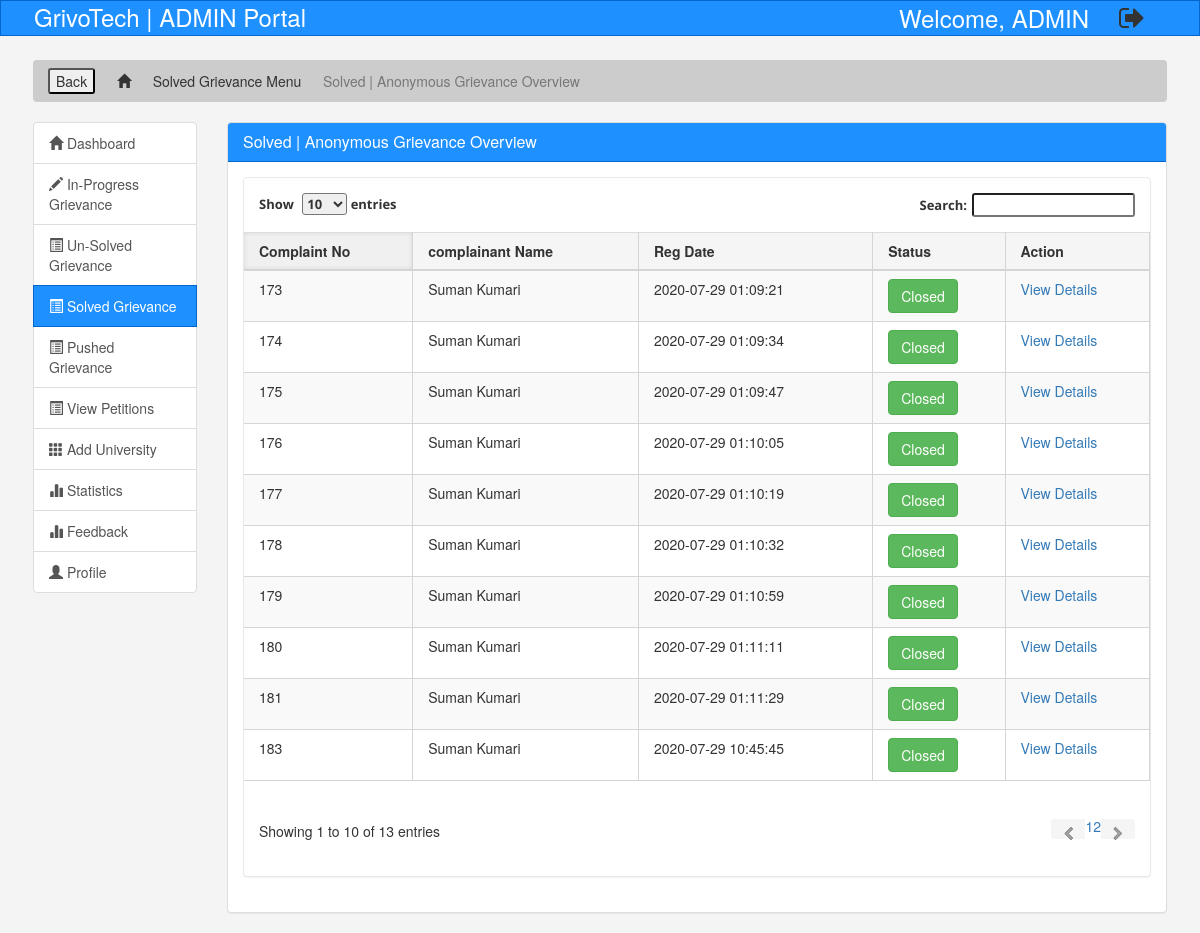
The app's page /admin/AdminsolvedGrievanceAnonymoususer.php (signed in) with its own data.
### tables this page shows
CREATE TABLE `complain` (
  `complaintNumber` int(11) NOT NULL,
  `userId` int(11) DEFAULT NULL,
  `grievanceId` int(11) DEFAULT NULL,
  `complain` mediumtext DEFAULT NULL,
  `proof` varchar(255) DEFAULT NULL,
  `isAnonymous` int(11) DEFAULT NULL,
  `regDate` timestamp NULL DEFAULT current_timestamp(),
  `status` int(11) DEFAULT NULL,
  `lastUdationDate` timestamp NULL DEFAULT NULL ON UPDATE current_timestamp(),
  `isGroupComplaint` tinyint(1) NOT NULL
);

CREATE TABLE `student` (
  `student_id` int(11) NOT NULL,
  `name` varchar(30) NOT NULL,
  `email` varchar(40) NOT NULL,
  `password` varchar(100) NOT NULL,
  `mobile` varchar(10) NOT NULL,
  `aadhar` varchar(16) NOT NULL,
  `college` int(11) NOT NULL,
  `course` varchar(25) NOT NULL,
  `branch` varchar(45) NOT NULL,
  `start` varchar(10) NOT NULL,
  `end` int(10) NOT NULL,
  `city` varchar(25) NOT NULL,
  `state` varchar(25) NOT NULL,
  `registration` int(50) NOT NULL,
  `userImage` varchar(255) DEFAULT NULL,
  `regDate` timestamp NOT NULL DEFAULT current_timestamp(),
  `updationDate` timestamp NULL DEFAULT NULL ON UPDATE current_timestamp(),
  `status` int(1) DEFAULT NULL
);

### admin/AdminsolvedGrievanceAnonymoususer.php (the view, shortened to what this page needs)
<?php
include('../include/db.php');
if(strlen($_SESSION['alogin'])==0)
	{
header('location:adminlogin.php');
}
else{
?>
<!DOCTYPE html>
<html lang="en">
<head>
	<link type="text/css" href="bootstrap/css/bootstrap.min.css" rel="stylesheet">
	<link type="text/css" href="bootstrap/css/bootstrap-responsive.min.css" rel="stylesheet">
	<link href="css/theme.css" rel="stylesheet">
	<link type="text/css" href="images/icons/css/font-awesome.css" rel="stylesheet">
	<link href="assets/css/bootstrap.min.css" rel="stylesheet">
	<link rel="stylesheet" href="https://cdnjs.cloudflare.com/ajax/libs/font-awesome/4.7.0/css/font-awesome.min.css">
	<link rel="stylesheet" href="assets/css/style.css">
</head>
<body>
	<?php include('include/header.php'); ?>
	<section id="breadcrumb">
		<div class="container" style="margin-top: 2% ; width: 97%;">
			<ol class="breadcrumb">
				<li><input type="button" value="Back" onclick="history.go(-1)"></li>
			 	<li><a href="index.php"><span class="glyphicon glyphicon-home" aria-hidden="true"></span></a></li>
			 	<li><a href="solvedGrievanceSection.php" style="text-decoration: none;">Solved Grievance Menu</a></li>
			 	<li class="active">Solved | Anonymous Grievance Overview</li>
			</ol>
		</div>
	</section>
	<section id="main">
		<div class="container" style="width: 97%;">
			<div class="row">
				<div class="col-md-2">
					<div class="list-group">
						<a href="index.php" class="list-group-item"><span class="glyphicon glyphicon-home" aria-hidden="true"></span> Dashboard</a>
						<a href="reviewGrievanceSection.php" class="list-group-item"><span class="glyphicon glyphicon-pencil" aria-hidden="true"></span> In-Progress Grievance <span class="badge"></span></a>
						<a href="unsolvedGrievanceSection.php" class="list-group-item"><span class="glyphicon glyphicon-list-alt" aria-hidden="true"></span> Un-Solved Grievance <span class="badge"></span></a>
						<a href="solvedGrievanceSection.php" class="list-group-item active main-color-bg"><span class="glyphicon glyphicon-list-alt" aria-hidden="true"></span> Solved Grievance <span class="badge"></span></a>
						<a href="pushF.php" class="list-group-item"><span class="glyphicon glyphicon-list-alt" aria-hidden="true"></span> Pushed Grievance <span class="badge"></span></a>
<a href="petitions.php" class="list-group-item"><span class="glyphicon glyphicon-list-alt" aria-hidden="true"></span> View Petitions <span class="badge"></span></a>
						<a href="addUniv.php" class="list-group-item"><span class="glyphicon glyphicon-th" aria-hidden="true"></span> Add University</a>
						<a href="stats.php" class="list-group-item"><span class="glyphicon glyphicon-stats" aria-hidden="true"></span> Statistics</a>
							<a href="statsfeedback.php" class="list-group-item"><span class="glyphicon glyphicon-stats" aria-hidden="true"></span> Feedback</a>
						<a href="profile.php" class="list-group-item"><span class="glyphicon glyphicon-user" aria-hidden="true"></span> Profile</a>
					</div>
				</div>
				<div class="col-md-10">
					<div class="panel panel-default">
						<div class="panel-heading main-color-bg">
							<h3 class="panel-title">Solved | Anonymous Grievance Overview</h3>
						</div>
<div class="panel-body" style="min-height: 400px;">
					<div class="content">
	<div class="module">
							<div class="module-body table">
								<table cellpadding="0" cellspacing="0" border="0" class="datatable-1 table table-bordered table-striped	 display" >
									<thead>
										<tr>
											<th>Complaint No</th>
											<th> complainant Name</th>
											<th>Reg Date</th>
											<th>Status</th>
											<th>Action</th>
										</tr>
									</thead>
<tbody>
<?php
$status="closed";
$query=mysqli_query($db,"select complain.*,student.name as name from complain join student on student.student_id=complain.userId where complain.status='$status' and complain.isAnonymous='1' ");
while($row=mysqli_fetch_array($query))
{
?>
										<tr>
											<td><?php echo htmlentities($row['complaintNumber']);?></td>
											<td><?php echo htmlentities($row['name']);?></td>
											<td><?php echo htmlentities($row['regDate']);?></td>
											<td><button type="button" class="btn btn-success">Closed</button></td>
											<td>   <a href="complaint-details.php?cid=<?php echo htmlentities($row['complaintNumber']);?>"> View Details</a>
											</td>
											</tr>
										<?php  } ?>
										</tbody>
								</table>
							</div>
						</div>
					</div>
 </div>
					</div>
				</div>
			</div>
		</div>
	</section>
</body>
</html>
<?php } ?>

### admin/assets/css/style.css (style rules this page uses)
body { background: #f4f4f4; }
.main-color-bg { background-color: #1e90ff !important; border-color: #0066cc !important; color: #ffffff !important; }
.breadcrumb { background: #cccccc; color: #333333; }
.breadcrumb a { color: #333333; }

### records on screen
complain: complaintNumber "173", userId.name "Suman Kumari", regDate "2020-07-29 01:09:21"
complain: complaintNumber "174", userId.name "Suman Kumari", regDate "2020-07-29 01:09:34"
complain: complaintNumber "175", userId.name "Suman Kumari", regDate "2020-07-29 01:09:47"
complain: complaintNumber "176", userId.name "Suman Kumari", regDate "2020-07-29 01:10:05"
complain: complaintNumber "177", userId.name "Suman Kumari", regDate "2020-07-29 01:10:19"
complain: complaintNumber "178", userId.name "Suman Kumari", regDate "2020-07-29 01:10:32"
complain: complaintNumber "179", userId.name "Suman Kumari", regDate "2020-07-29 01:10:59"
complain: complaintNumber "180", userId.name "Suman Kumari", regDate "2020-07-29 01:11:11"
complain: complaintNumber "181", userId.name "Suman Kumari", regDate "2020-07-29 01:11:29"
complain: complaintNumber "183", userId.name "Suman Kumari", regDate "2020-07-29 10:45:45"
